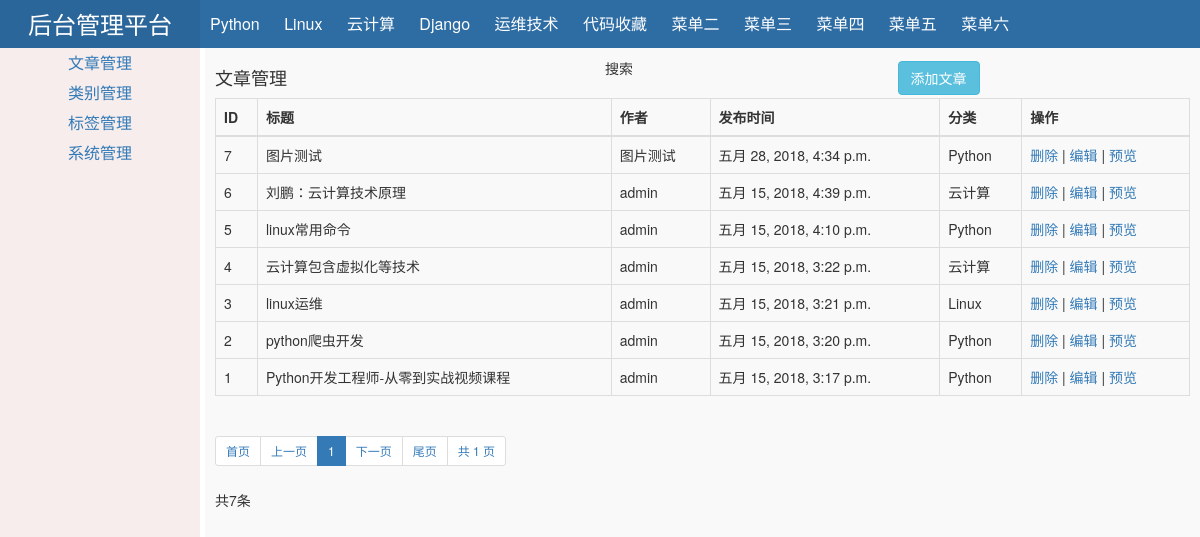
/backend/, run on an earlier commit of the app's database.
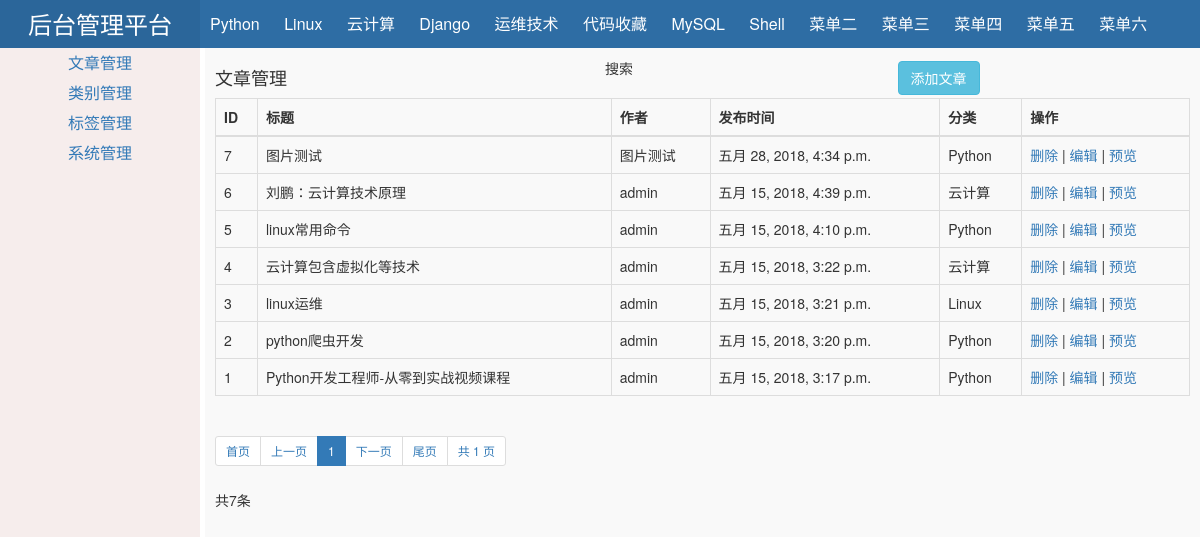
And on a later commit of the database.
### users/models.py (models this page shows, shortened)
class Classify(models.Model):
    name = models.CharField(verbose_name='名称',max_length=12)
    class Meta:
        db_table = 'classify'
        verbose_name_plural = '文章分类'
        verbose_name = '文章分类'
    def __str__(self):
        return self.name

class Article(models.Model):
    title = models.CharField(verbose_name='标题',max_length=32,)
    author = models.CharField(verbose_name='作者',max_length=12)
    summary = models.CharField(verbose_name='摘要', max_length=100)
    img = models.ImageField(verbose_name='缩略图',upload_to="./article/",
                            help_text="大小200*200，不超过200k",
                            default="/upload/article/common.jpg",
                            auto_created=True,
                            null=True,blank=True)
    content = models.TextField(verbose_name='内容', max_length=9999)
    tag = models.ManyToManyField('Tag',verbose_name='标签')
    classify = models.ForeignKey('Classify',verbose_name='分类')
    create_time = models.DateTimeField(verbose_name='发布时间',auto_now_add=True)
    update_time = models.DateTimeField(verbose_name='更新时间',auto_now_add=True)
    class Meta:
        db_table = 'article'
        verbose_name_plural = '全部文章'

### backend/views.py (the view)
def index(request):
    current_page = request.GET.get('page')
    count_pages = Article.objects.all().count()
    page_obj = Pagination(count_pages, current_page)
    classify_list = Classify.objects.annotate(num_article=Count('article'))
    article_list = Article.objects.all().order_by('-create_time')[page_obj.start():page_obj.end()]
    return render(request,'backend/index.html',{'classify_list':classify_list,'article_list':article_list,'page_obj':page_obj})

### backend/pages.py (called while the page is built, shortened)
    def start(self):
        return (self.current_page-1) * self.per_page_item_num

    def end(self):
        return self.current_page * self.per_page_item_num

    @property
    def num_pages(self):
        a,b = divmod(self.total_count,self.per_page_item_num)
        if b == 0:
            return a
        return a+1

    def pager_num_range(self):
        if self.num_pages < self.max_page_num:
            return range(1,self.num_pages+1)

### templates/backend/index.html (shortened to what this page needs)
<!DOCTYPE html>
<html lang="en">
<head>
    <link rel="stylesheet" href="/static/font-awesome-4.7.0/css/font-awesome.css">
    <link rel="stylesheet" href="/static/bootstrap/css/bootstrap.css">
</head>
<body>
    <div class="header">
        <div class="logo left">后台管理平台</div>
        <div class="hl-menu left">
            {% for classify in classify_list %}
                    <a class="item" href="list_classify.html?nid={{ classify.id }}">{{classify.name}}</a>
            {% endfor%}
            <a class="item" href="">菜单二</a>
            <a class="item" href="">菜单三</a>
            <a class="item" href="">菜单四</a>
            <div class="item-set">
                <a class="item" href="">菜单五</a>
            </div>
            <div class="item-set">
                <a class="item" href="">菜单六</a>
            </div>
        </div>
        <div class="hr-menu right">
                        <a class="item" href="/">
            </a>
            <a class="item" href="">
                <span class="badge bg-primary">2</span>
            </a>
            <a class="item" href="">
                <span class="bg-info badge">1</span>
            </a>
            <a class="item" href="">
                <span class="badge bg-danger">4</span>
            </a>
            <div class="avataar right">
                <a class="item" href="">
                </a>
            </div>
        </div>
    </div>
    <div class="pg_body">
        <div class="menus">
            <a class="item" href="article_list">文章管理</a>
            <a class="item">类别管理</a>
            <a class="item">标签管理</a>
            <a class="item" href="sys_info">系统管理</a>
        </div>
    <div class="content">
    {% block content %}
            <div class="nav-left"><h4>文章管理</h4></div>
        <div class="nav-middle">搜索</div>
            <div class="nav-right"><a href="article_add" class="btn btn-info">添加文章</a></div>
    <div>
    <table align="center" class="table table-hover table-bordered">
        <thead>
        <tr>
            <th>ID</th>
            <th>标题</th>
            <th>作者</th>
            <th>发布时间</th>
            <th>分类</th>
            <th>操作</th>
        </tr>
        </thead>
        <tbody>
            {% for row in article_list %}
                <tr>
                <td>
                    {{ row.id }}
                </td>
                     <td>
                    {{ row.title }}
                </td>
                <td>
                    {{ row.author }}
                </td>
                <td>
                   {{ row.create_time }}
                </td>
                <td>
                   {{ row.classify }}
                </td>
                <td>
                    <a href="article_delete?nid={{ row.id }}"> 删除 </a>
                    |<a href="article_edit?nid={{ row.id }}"> 编辑 </a>
                    |<a href="/article.html?nid={{ row.id }}"> 预览 </a>
                </td>
                </tr>
            {% endfor %}
        </tbody>
    </table>
    <ul class="pagination pagination-sm">
        {{ page_obj.page_str|safe }}
      </ul>
<p>共{{ article_list.count }}条</p>
    {% endblock %}
            </div>
        </div>
    </div>
</body>
</html>

What changed in the data, as far as the page shows it:
added Classify: name "MySQL"
added Classify: name "Shell"
